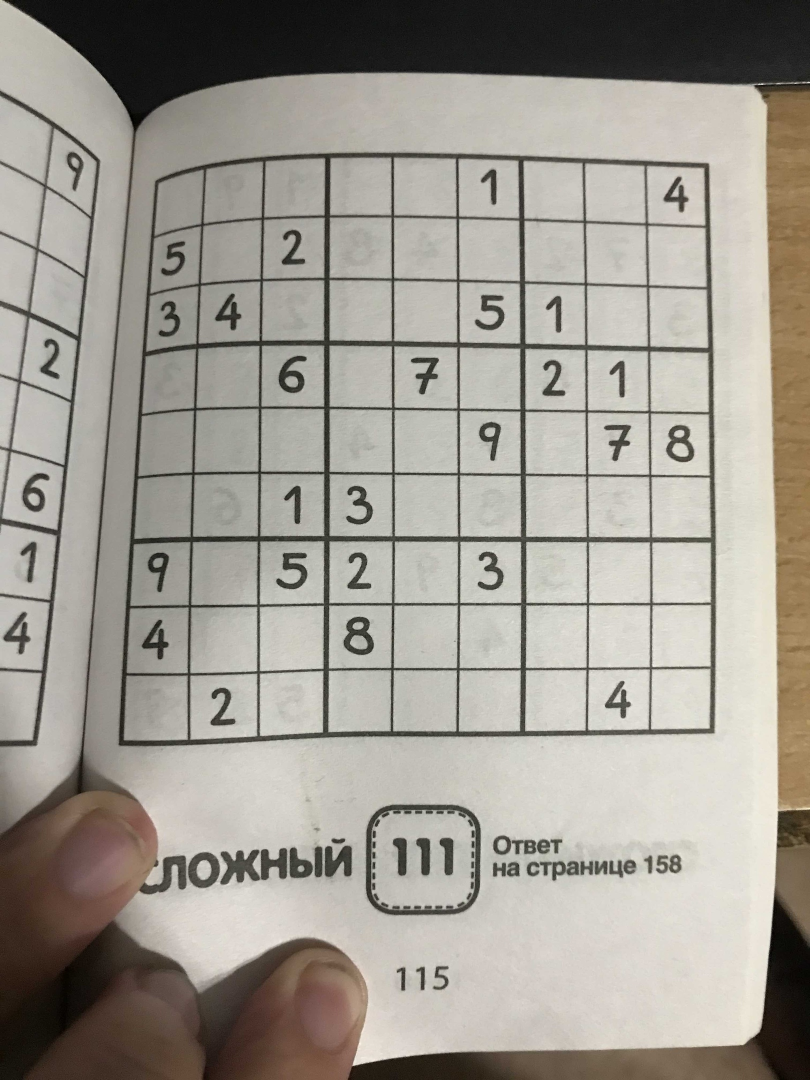
#> input picture 3.jpg, 1620 x 2160 px (shown at 1/2 size)
$ python opencv_test.py
#> lines starting #> are read from the running program, lines starting #| are printed output that depends on the picture; after the words box and inside, x2 and y2 are one past the last pixel; in counts of white or black regions, pixels touching at a corner belong together
#coding=utf-8
import cv2 as cv,numpy as np
import os,copy

####################################################################
#recognition code
examples = []

def digit_recog(img):
    img = img
    img = cv.resize(img, (28, 19))
    mask = []
    result = []


    for ex_img in range(len(examples)):
        mask.append(copy.copy(img))
        one = 0
        nul = 0
        for i in range(len(examples[ex_img])):
            for j in range(len(examples[ex_img][i])):
                #mask[ex_img][i][j] = bool(img[i][j]) and bool(examples[ex_img][i][j])
                if (bool(img[i][j]) and bool(examples[ex_img][i][j])):
                    one += 1
                else:
                    nul += 1
        result.append([one+nul,nul])

    accur = 1
    digit = -1
    for index,i in enumerate(result):
        if (i[1]/i[0]) < accur:
            accur = i[1]/i[0]
            digit = index + 1
    return digit,accur

current_folder = os.getcwd()
os.chdir(current_folder+"\data\examples")
# load examples
for index,i in enumerate(os.listdir()):
    if len(i) == 5:
        img = cv.imread(i,0)
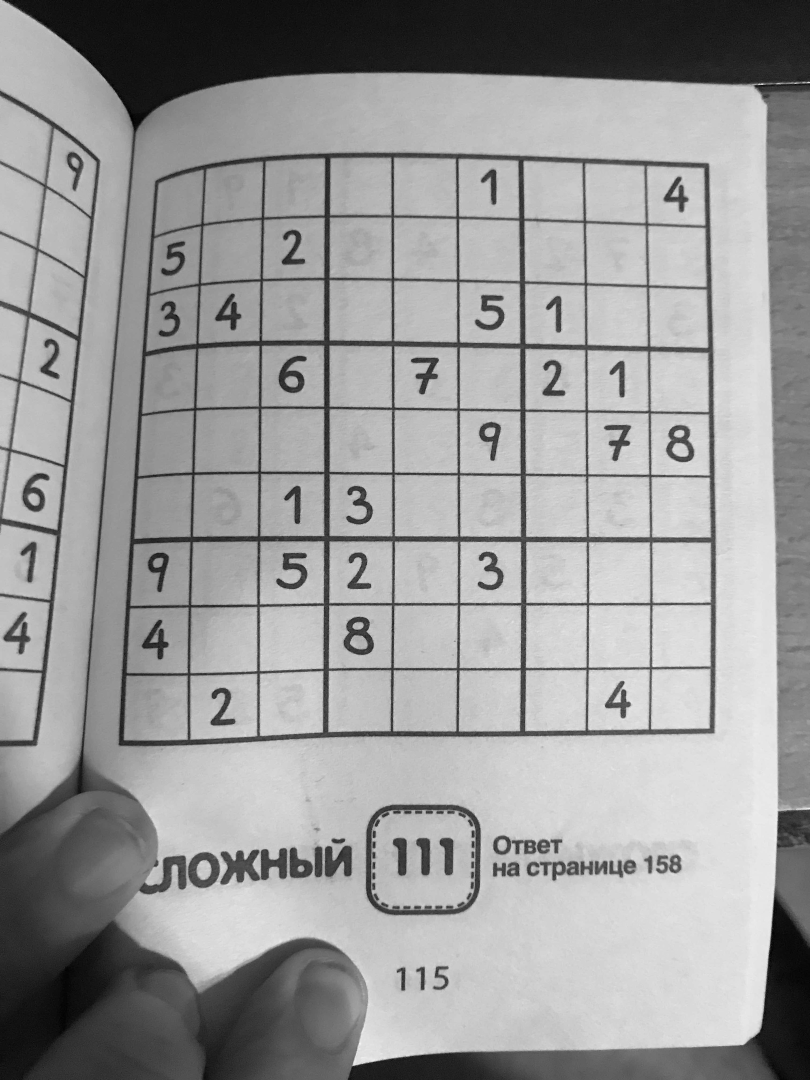
#> img: shape (2160, 1620) (shown at 1/2 size); min 0, max 254, mean 154.4
        img = cv.resize(img,(28,19))
        img = cv.adaptiveThreshold(img,255,cv.ADAPTIVE_THRESH_GAUSSIAN_C,cv.THRESH_BINARY,11,3)
        examples.append(img)
        #cv.imshow(i,img)
os.chdir(current_folder)
# end load examples

############################# testing part  #########################
img = cv.imread("3.jpg",1)
#> img is the input picture: shape (2160, 1620, 3); mean B, G, R 145.3, 154, 158.7

img = cv.resize(img,None,fx=0.5, fy=0.5)
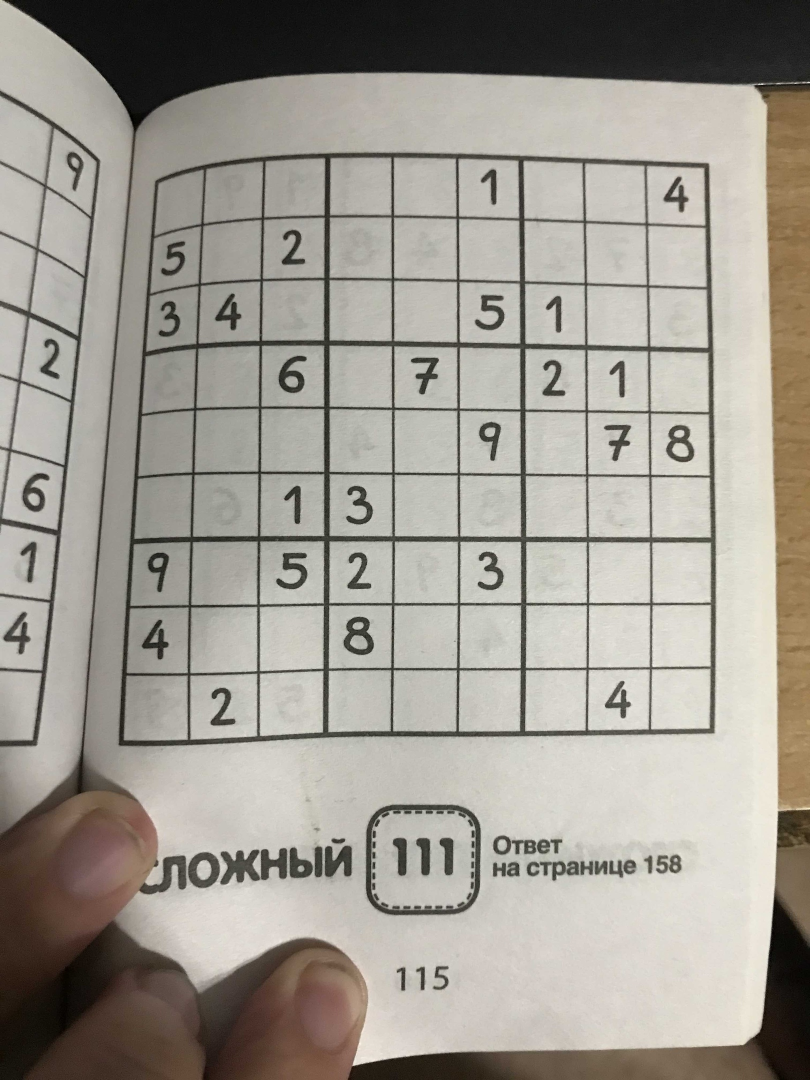
#> img: shape (1080, 810, 3); mean B, G, R 145.5, 154.1, 158.8

canny = cv.Canny(img,200,600)
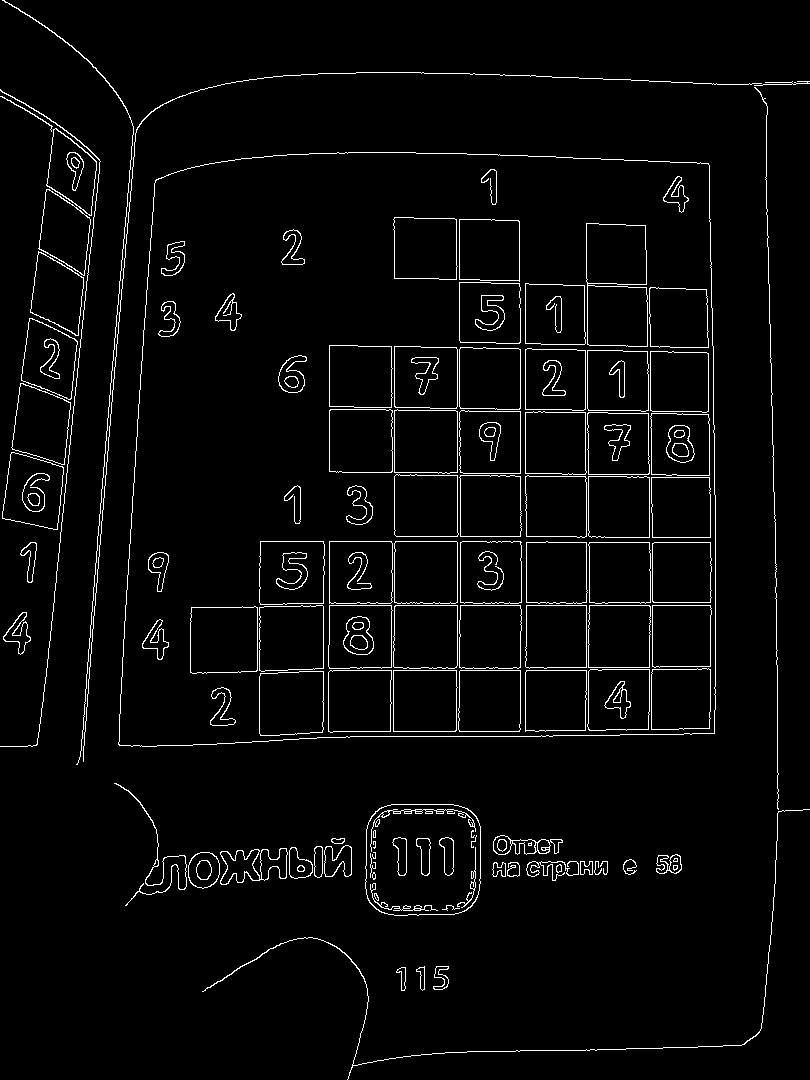
#> canny: shape (1080, 810); 3.3% white in thin lines or dots
contours, hierarchy = cv.findContours(canny, cv.RETR_TREE, cv.CHAIN_APPROX_SIMPLE)
#> contours = 283 contours, 46 with area under 20; largest, box (x1, y1, x2, y2) and area: (118, 152, 716, 747) 334726, (118, 152, 716, 747) 334720, (365, 804, 481, 916) 11878, (365, 804, 481, 916) 11832, (586, 223, 648, 347) 7073
sudoku_contour = None
for index,cnt in enumerate(contours):
    if cv.contourArea(cnt) > 13000:
        #print(contours[index])
        (x,y,w,h) = sudoku_contour = cv.boundingRect(contours[index])
        sudoku_cnt = contours[index]
#> this loop made 283 passes
#> (x, y, w, h) on passes 119 to 120: (118, 152, 598, 595), (118, 152, 598, 595)
        #cv.rectangle(img, (x,y), (x+w,y+h), (0,0,255), 2)

#########################################################################################
img_crop = img[y:y+h, x:x+w]
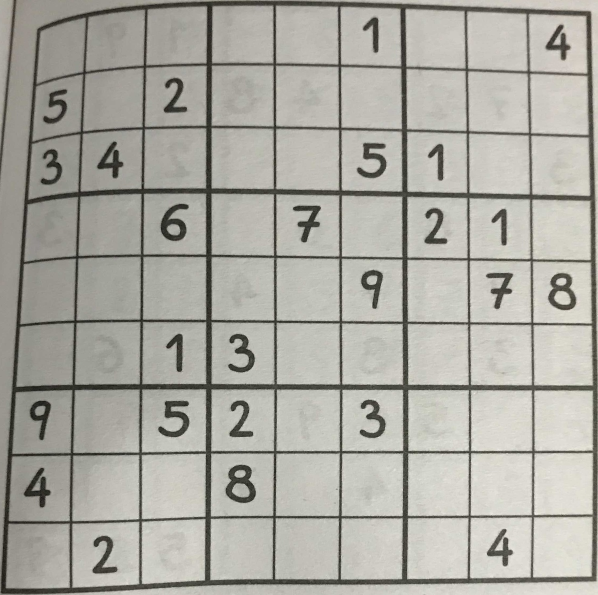
#> img_crop: shape (595, 598, 3); mean B, G, R 161.8, 169.5, 170.9
canny_crop = cv.Canny(img_crop,200,400)
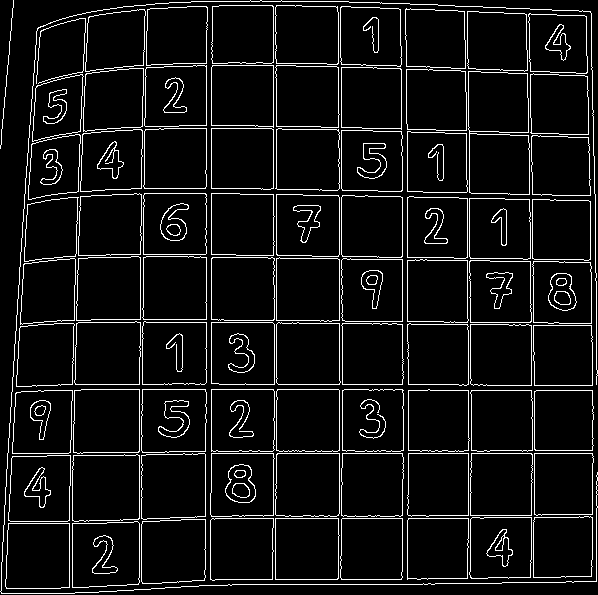
#> canny_crop: shape (595, 598); 7.3% white in thin lines or dots
contours, hierarchy = cv.findContours(canny_crop, cv.RETR_TREE, cv.CHAIN_APPROX_SIMPLE)
#> contours = 222 contours, 6 with area under 20; largest, box (x1, y1, x2, y2) and area: (468, 71, 530, 195) 7073, (72, 454, 140, 522) 4338, (72, 454, 140, 522) 4334, (72, 521, 140, 588) 4225, (72, 521, 140, 588) 4224

os.chdir(os.getcwd()+'\data')
count = 0
prev = [0,0,0,0]
sudoku_digits = []
for index,cnt in enumerate(contours):
    if 1<cv.contourArea(cnt) < 4000:
        (x,y,w,h) = cv.boundingRect(contours[index])
        if (15<h<40):
            count += 1
            digit_img = img_crop[y:y + h, x:x + w]
            digit_img = cv.cvtColor(digit_img, cv.COLOR_RGB2GRAY)
            digit_img = cv.adaptiveThreshold(digit_img, 255, cv.ADAPTIVE_THRESH_GAUSSIAN_C, cv.THRESH_BINARY, 11, 3)
            digit, accur = digit_recog(digit_img)
            if (abs(x - prev[0]) > 10 or abs(y - prev[1]) > 10):
                sudoku_digits.append([digit,[x,y,w,h]])
        prev = [x,y,w,h]
#> this loop made 222 passes
#> (x, y, w, h, accur) on passes 5, 6, 19, 20, 21, 42, 43, 69, 72, 73, 94, 99: (92, 535, 26, 39, 0.521), (92, 535, 26, 39, 0.521), (486, 529, 27, 38, 0.487), (495, 535, 10, 16, 0.541), (486, 529, 27, 38, 0.487), (225, 464, 31, 39, 0.59), (225, 464, 31, 39, 0.59), (229, 400, 25, 38, 0.519), (158, 400, 32, 38, 0.553), (158, 400, 32, 38, 0.553), (166, 333, 17, 39, 0.532), (548, 273, 29, 38, 0.6)
#> (x, y, w, h) on passes 7 to 12: (141, 519, 65, 65), (141, 519, 65, 65), (407, 518, 62, 62), (407, 518, 62, 62), (340, 518, 63, 62), (340, 518, 63, 62)
#> after the loop, count = 39; sudoku_digits = 21 items
'''for i in sudoku_digits:
    x = i[1][0]
    y = i[1][1]
    w = i[1][2]
    h = i[1][3]
    cv.rectangle(img_crop, (x, y), (x + w, y + h), (0, 0, 255), 2)
    #cv.putText(img_crop,str(i[0]),(x,y),font,0.9,(255,0,0),2,cv.LINE_AA)
    cv.imshow("Sudoku img",img_crop)
    print(i[0])
print(len(sudoku_digits))'''


sudoku_list = [[0,0,0,0,0,0,0,0,0],
               [0,0,0,0,0,0,0,0,0],
               [0,0,0,0,0,0,0,0,0],
               [0,0,0,0,0,0,0,0,0],
               [0,0,0,0,0,0,0,0,0],
               [0,0,0,0,0,0,0,0,0],
               [0,0,0,0,0,0,0,0,0],
               [0,0,0,0,0,0,0,0,0],
               [0,0,0,0,0,0,0,0,0]]

x_sred = np.ceil(sudoku_contour[2]/9)
#> x_sred = 67
y_sred = np.ceil(sudoku_contour[3]/9)
#> y_sred = 67

for index in range(len(sudoku_digits)):
    x = sudoku_digits[index][1][0]
    y = sudoku_digits[index][1][1]

    sudoku_list[int(y/y_sred)][int(x/x_sred)] = sudoku_digits[index][0]
#> this loop made 21 passes
#> (x, y) on passes 1 to 12: (92, 535), (486, 529), (225, 464), (229, 400), (158, 400), (166, 333), (548, 273), (486, 272), (361, 270), (491, 208), (424, 208), (293, 205)
#> after the loop, sudoku_list = 9 items, first 6: [0, 0, 0, 0, 0, 1, 0, 0, 1], [1, 0, 1, 0, 0, 0, 0, 0, 0], [1, 1, 0, 0, 0, 1, 1, 0, 0], [0, 0, 1, 0, 1, 0, 1, 1, 0], [0, 0, 1, 0, 0, 1, 0, 1, 1], [0, 0, 1, 1, 0, 0, 0, 0, 0]


# Надо как то отсортировать
print(sudoku_list)
#> (printed output is left out)

cv.imshow("Sudoku window",img_crop)

cv.waitKey(0)
